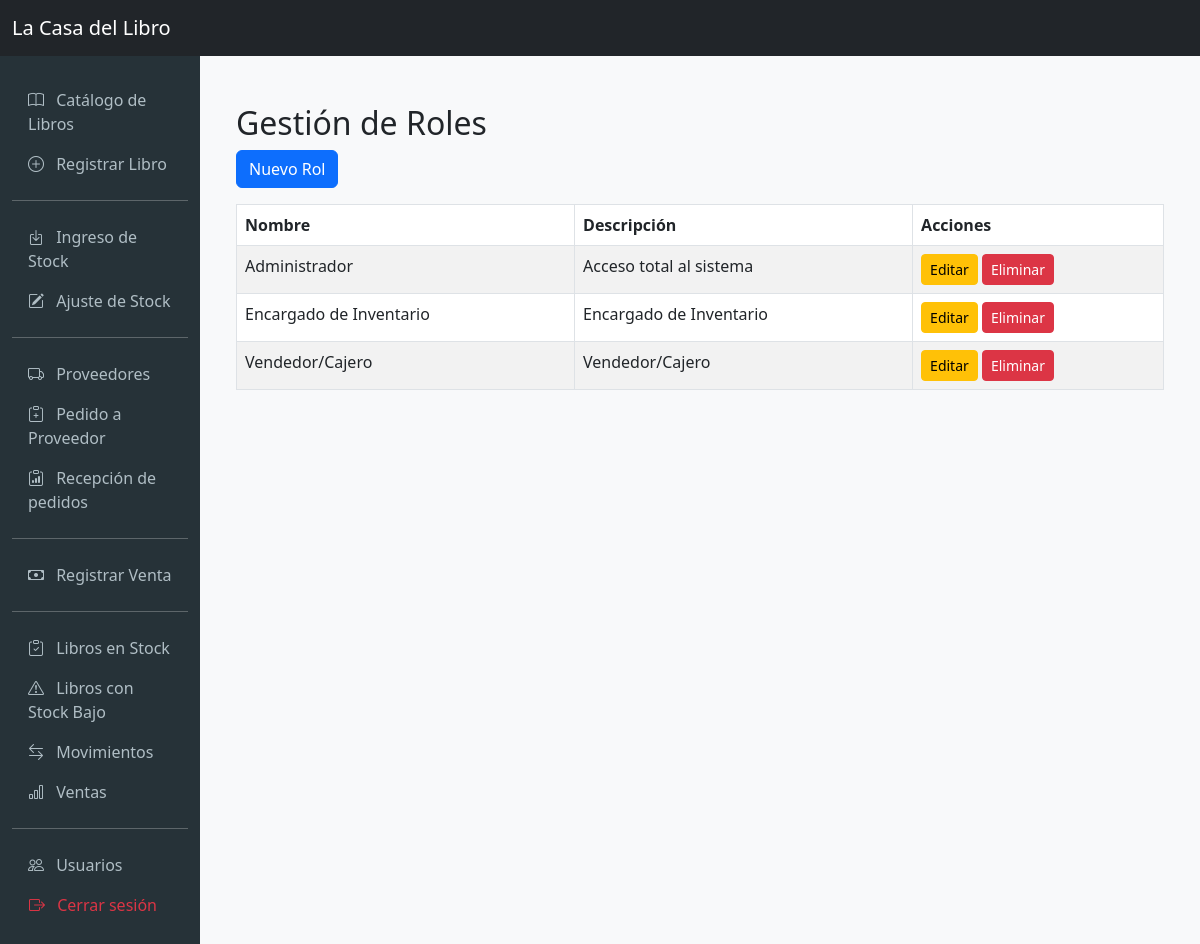
Page /usuarios/roles/ (signed in) on the committed database.
### usuarios/models.py (models this page shows, shortened)
class Rol(models.Model):
    nombre_rol = models.CharField(max_length=100, unique=True, verbose_name='Nombre del Rol')
    descripcion = models.TextField(verbose_name='Descripción')
    class Meta:
        verbose_name = 'Rol'
        verbose_name_plural = 'Roles'

### usuarios/views.py (the view)
# urls.py: path('roles/', RolListView.as_view(), name='rol_list'),
class RolListView(LoginRequiredMixin, PermissionRequiredMixin, ListView):
    model = Rol
    template_name = 'usuarios/rol_list.html'
    context_object_name = 'roles'
    permission_required = 'usuarios.view_rol'

### usuarios/templates/usuarios/rol_list.html
{% extends 'base.html' %}
{% block content %}
<div class="container mt-4">
    <h2>Gestión de Roles</h2>
    <a href="{% url 'rol_create' %}" class="btn btn-primary mb-3">Nuevo Rol</a>
    <table class="table table-bordered table-striped">
        <thead>
            <tr>
                <th>Nombre</th>
                <th>Descripción</th>
                <th>Acciones</th>
            </tr>
        </thead>
        <tbody>
            {% for rol in roles %}
            <tr>
                <td>{{ rol.nombre_rol }}</td>
                <td>{{ rol.descripcion }}</td>
                <td>
                    <a href="{% url 'rol_update' rol.pk %}" class="btn btn-sm btn-warning">Editar</a>
                    <a href="{% url 'rol_delete' rol.pk %}" class="btn btn-sm btn-danger">Eliminar</a>
                </td>
            </tr>
            {% empty %}
            <tr><td colspan="3">No hay roles registrados.</td></tr>
            {% endfor %}
        </tbody>
    </table>
</div>
{% endblock %}

### templates/base.html (style rules this page uses)
body { background-color: #f8f9fa; }

### rows in the picture
Rol: nombre_rol "Administrador", descripcion "Acceso total al sistema"
Rol: nombre_rol "Encargado de Inventario", descripcion "Encargado de Inventario"
Rol: nombre_rol "Vendedor/Cajero", descripcion "Vendedor/Cajero"
